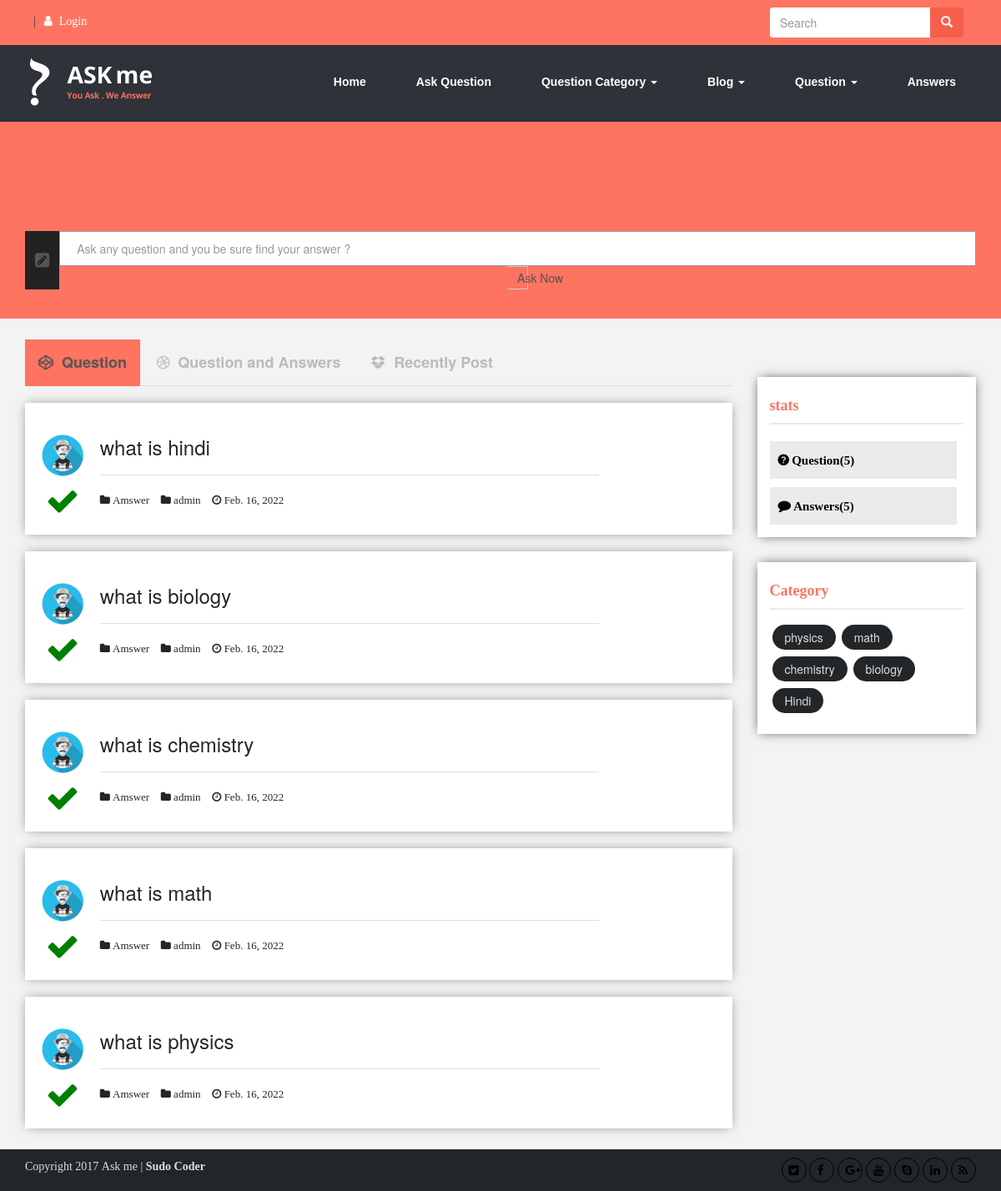
The page / on the database its author committed.
### question/models.py (models this page shows, shortened)
class question(models.Model):
    category=models.ForeignKey(questionCategory, on_delete=models.CASCADE)
    question=models.TextField()
    upvote=models.IntegerField(default=0)
    downvote=models.IntegerField(default=0)
    date=models.DateField()
    author=models.ForeignKey(User, on_delete=models.CASCADE)

class questionCategory(models.Model):
    name=models.CharField(max_length=255)
    status=models.BooleanField(default=True)

### frontend/views.py (the view, shortened to what this page needs)
# urls.py: path('', views.HomePage.as_view(), name="HomePage" ),
class HomePage(View):
    template_name='home-page.html'
    def get(self, request):
        questionCategories=questionCategory.objects.all()
        questions=question.objects.all().order_by('-id')[:6]
        answers=answer.objects.all()
        new_post=blog.objects.all().order_by('-id')[:3]
        context={
            'questionCategories':questionCategories,
            'questions':questions,
            'answers':answers,
            'new_post':new_post,
        }
        return render(request, self.template_name, context)

### templates/home-page.html (shortened to what this page needs)
{% extends 'base.html' %}
{% load static %}
{% block content %}
<form method="post">
  <div class="col-md-9">
    <div id="main">
      <label for="tab1">Question</label>
      <label for="tab2">Question and Answers</label>
      <label for="tab3">Recently Post</label>
      <section id="content1">
        {% for question in questions %}
        <div class="question-type2033">
          <div class="row">
            <div class="col-md-1">
              <div class="left-user12923 left-user12923-repeat">
                <a href="#"
                  ><img src="{% static 'image/images.png' %} " alt="image" />
                </a>
                <a href="#"><i class="fa fa-check" aria-hidden="true"></i></a>
              </div>
            </div>
            <div class="col-md-9">
              <div class="right-description893">
                <div id="que-hedder2983">
                  <h3>
                    <a href="{% url 'Question' slug=question.question %}" target="_blank"
                      >{{question.question}}</a
                    >
                  </h3>
                </div>
                <hr />
                <div class="ques-icon-info3293">
                  <a href="{% url 'Answer' question_id=question.id %}"
                    ><i class="fa fa-folder" aria-hidden="true"> Amswer</i></a
                  >
                  <a href="#"
                    ><i class="fa fa-folder" aria-hidden="true">
                      {{question.author}}</i
                    ></a
                  >
                  <span href="#"
                    ><i class="fa fa-clock-o" aria-hidden="true">
                      {{question.date}}</i
                    ></span
                  >
                </div>
              </div>
            </div>
          </div>
        </div>
        {% endfor %}
      </section>
    </div>
  </div>
</form>
<aside class="col-md-3 sidebar97239">
  <div class="status-part3821">
    <h4>stats</h4>
    <a href="#"
      ><i class="fa fa-question-circle" aria-hidden="true">
        Question({{questions.count}})</i
      ></a
    >
    <i class="fa fa-comment" aria-hidden="true"> Answers({{answers.count}})</i>
  </div>
  <div class="categori-part329">
    <h4>Category</h4>
    <ul>
      {% for questionCategory in questionCategories %}
      <li>
        <a href="{% url 'Category' category_id=questionCategory.id %}"
          >{{questionCategory.name}}</a
        >
      </li>
      {% endfor %}
    </ul>
  </div>
</aside>
{% endblock content %}

### templates/base.html (shortened to what this page needs)
{% load static %}
<!DOCTYPE html>
<html lang="en">
  <head>
    <link
      href="{% static 'css/bootstrap.css' %}"
      rel="stylesheet"
      type="text/css"
    />
    <link
      href="{% static 'css/style.css' %}"
      rel="stylesheet"
      type="text/css"
    />
    <link
      href="{% static 'css/font-awesome.min.css' %}"
      rel="stylesheet"
      type="text/css"
    />
    <link
      rel="stylesheet"
      href="https://cdnjs.cloudflare.com/ajax/libs/normalize/5.0.0/normalize.min.css"
    />
    <link rel="stylesheet" href="{% static 'css/loginstyle.css' %}" />
    <link
      href="{% static 'css/editor.css' %}"
      rel="stylesheet"
      type="text/css"
    />
  </head>
  <body>
    <div class="top-bar">
      <div class="container">
        <div class="row">
          <div class="col-md-6">
            <div class="navbar-menu-left-side239">
              <ul>
                {% if request.user.is_authenticated %}
                <li>
                  <a href="{% url 'LogoutPage' %}"
                    ><i class="fa fa-user" aria-hidden="true"></i>Logout</a
                  >
                  <a href="{% url 'updateProfile' %}"
                    ><i class="fa fa-user" aria-hidden="true"></i>Update Profile</a
                  >
                </li>
                {% else %}
                <li>
                  <a href="{% url 'LoginPage' %}"
                    ><i class="fa fa-user" aria-hidden="true"></i>Login</a
                  >
                </li>
                {% endif %}
              </ul>
            </div>
          </div>
          <div class="col-md-6">
            <div class="navbar-serch-right-side">
              <form class="navbar-form" role="search">
                <div class="input-group add-on">
                  <input
                    class="form-control form-control222"
                    placeholder="Search"
                    id="srch-term"
                    type="text"
                  />
                  <div class="input-group-btn">
                    <button
                      class="btn btn-default btn-default2913"
                      type="button"
                    >
                      <i class="glyphicon glyphicon-search"></i>
                    </button>
                  </div>
                </div>
              </form>
            </div>
          </div>
        </div>
      </div>
    </div>
    <div class="top-menu-bottom932">
      <nav class="navbar navbar-default">
        <div class="container">
          <div class="navbar-header">
            <a class="navbar-brand" href="#"
              ><img src="image/logo.png" alt="Logo"
            /></a>
          </div>
          <div
            class="collapse navbar-collapse"
            id="bs-example-navbar-collapse-1"
          >
            <ul class="nav navbar-nav navbar-right">
              <li><a href="/">Home</a></li>
              <li><a href="{% url 'Askquestion' %}">Ask Question</a></li>
              <li class="dropdown">
                <a
                  href="#"
                  class="dropdown-toggle"
                  data-toggle="dropdown"
                  role="button"
                  aria-haspopup="true"
                  aria-expanded="false"
                  >Question Category <span class="caret"></span
                ></a>
              </li>
              <li class="dropdown">
                <a
                  href="#"
                  class="dropdown-toggle"
                  data-toggle="dropdown"
                  role="button"
                  aria-haspopup="true"
                  aria-expanded="false"
                  >Blog <span class="caret"></span
                ></a>
              </li>
              <li class="dropdown">
                <a
                  href=""
                  class="dropdown-toggle"
                  data-toggle="dropdown"
                  role="button"
                  aria-haspopup="true"
                  aria-expanded="false"
                  >Question <span class="caret"></span
                ></a>
              </li>
              <li><a href="{% url 'questionAnswer' %}">Answers</a></li>
            </ul>
          </div>
        </div>
      </nav>
    </div>
    <section class="welcome-part-one">
      <div class="container">
        <div class="welcome-demop102 text-center">
          <form method="get" action="{% url 'questionAnswer' %}">
            <div class="form-style8292">
              <div class="input-group">
                <span class="input-group-addon"
                  ><i class="fa fa-pencil-square" aria-hidden="true"></i
                ></span>
                <input
                  type="text"
                  name="search"
                  class="form-control form-control8392"
                  placeholder="Ask any question and you be sure find your answer ?"
                />
                <button type="submit" class="input-group-addon">Ask Now</button>
              </div>
            </div>
          </form>
        </div>
      </div>
    </section>
    <section class="main-content920">
      <div class="container">
        <div class="row">
          {% block content %} {% endblock content %}
        </div>
      </div>
    </section>
    <section class="footer-social">
      <div class="container">
        <div class="row">
          <div class="col-md-6">
            <p>Copyright 2017 Ask me | <strong>Sudo Coder</strong></p>
          </div>
          <div class="col-md-6">
            <div class="social-right2389">
              <a href="#"
                ><i class="fa fa-twitter-square" aria-hidden="true"></i
              ></a>
              <a href="#"><i class="fa fa-facebook" aria-hidden="true"></i></a>
              <a href="#"
                ><i class="fa fa-google-plus" aria-hidden="true"></i
              ></a>
              <a href="#"><i class="fa fa-youtube" aria-hidden="true"></i></a>
              <a href="#"><i class="fa fa-skype" aria-hidden="true"></i></a>
              <a href="#"><i class="fa fa-linkedin" aria-hidden="true"></i></a>
              <a href="#"><i class="fa fa-rss" aria-hidden="true"></i></a>
            </div>
          </div>
        </div>
      </div>
    </section>
  </body>
</html>

### static/css/loginstyle.css (style rules this page uses)
html { background: #FF7361; font-family: "Roboto", sans-serif; }
input[type="text"], input[type="email"], input[type="password"], input[type="con-password"] { padding: 10px 20px; border: 1px solid #999; border-radius: 3px; display: block; width: 100%; margin-bottom: 20px; box-sizing: border-box; outline: none; }
label { margin-bottom: 20px; display: block; font-size: 18px; color: #666; border-top: 1px solid #ddd; border-bottom: 1px solid #ddd; padding: 20px 0; cursor: pointer; }
.text-center { text-align: center; }

### static/css/editor.css (style rules this page uses)
select, textarea, input[type="text"], input[type="password"], input[type="datetime"], input[type="datetime-local"], input[type="date"], input[type="month"], input[type="time"], input[type="week"], input[type="number"], input[type="email"], input[type="url"], input[type="search"], input[type="tel"], input[type="color"], .uneditable-input { height: auto; margin-bottom: 10px; }

### rows shown on the page
question: question "what is hindi", author "admin", date "Feb. 16, 2022"
question: question "what is biology", author "admin", date "Feb. 16, 2022"
question: question "what is chemistry", author "admin", date "Feb. 16, 2022"
question: question "what is math", author "admin", date "Feb. 16, 2022"
question: question "what is physics", author "admin", date "Feb. 16, 2022"
questionCategory: name "physics"
questionCategory: name "math"
questionCategory: name "chemistry"
questionCategory: name "biology"
questionCategory: name "Hindi"

### other values the page prints
{{ questions.count }} "5"
{{ answers.count }} "5"
